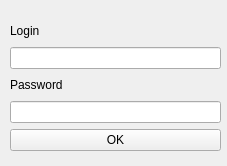
<?xml version="1.0" encoding="UTF-8"?>
<ui version="4.0">
 <class>MainWindow</class>
 <widget class="QMainWindow" name="MainWindow">
  <property name="geometry">
   <rect>
    <x>0</x>
    <y>0</y>
    <width>227</width>
    <height>166</height>
   </rect>
  </property>
  <property name="windowTitle">
   <string>MainWindow</string>
  </property>
  <widget class="QWidget" name="centralwidget">
   <widget class="QWidget" name="verticalLayoutWidget">
    <property name="geometry">
     <rect>
      <x>10</x>
      <y>20</y>
      <width>211</width>
      <height>131</height>
     </rect>
    </property>
    <layout class="QVBoxLayout" name="verticalLayout">
     <item>
      <widget class="QLabel" name="login_label">
       <property name="text">
        <string>Login</string>
       </property>
      </widget>
     </item>
     <item>
      <widget class="QLineEdit" name="id_line"/>
     </item>
     <item>
      <widget class="QLabel" name="password_label">
       <property name="text">
        <string>Password</string>
       </property>
      </widget>
     </item>
     <item>
      <widget class="QLineEdit" name="password_line"/>
     </item>
     <item>
      <widget class="QPushButton" name="pushButton">
       <property name="mouseTracking">
        <bool>false</bool>
       </property>
       <property name="text">
        <string>OK</string>
       </property>
      </widget>
     </item>
    </layout>
   </widget>
  </widget>
 </widget>
 <resources/>
 <connections/>
</ui>
